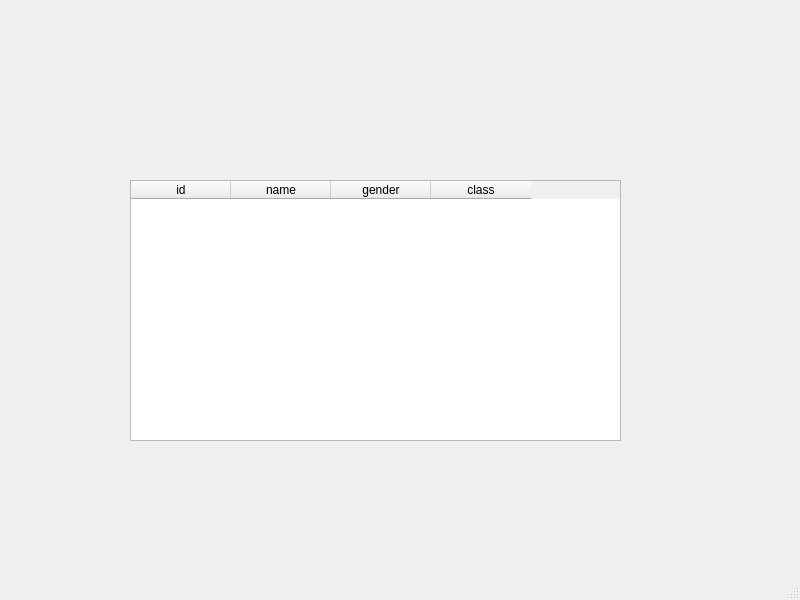
<?xml version="1.0" encoding="UTF-8"?>
<ui version="4.0">
 <class>MainWindow</class>
 <widget class="QMainWindow" name="MainWindow">
  <property name="geometry">
   <rect>
    <x>0</x>
    <y>0</y>
    <width>800</width>
    <height>600</height>
   </rect>
  </property>
  <property name="windowTitle">
   <string>MainWindow</string>
  </property>
  <widget class="QWidget" name="centralwidget">
   <widget class="QTableWidget" name="tableWidget">
    <property name="geometry">
     <rect>
      <x>130</x>
      <y>180</y>
      <width>491</width>
      <height>261</height>
     </rect>
    </property>
    <column>
     <property name="text">
      <string>id</string>
     </property>
    </column>
    <column>
     <property name="text">
      <string>name</string>
     </property>
    </column>
    <column>
     <property name="text">
      <string>gender</string>
     </property>
    </column>
    <column>
     <property name="text">
      <string>class</string>
     </property>
    </column>
   </widget>
  </widget>
  <widget class="QMenuBar" name="menubar">
   <property name="geometry">
    <rect>
     <x>0</x>
     <y>0</y>
     <width>800</width>
     <height>23</height>
    </rect>
   </property>
  </widget>
  <widget class="QStatusBar" name="statusbar"/>
 </widget>
 <resources/>
 <connections/>
</ui>
